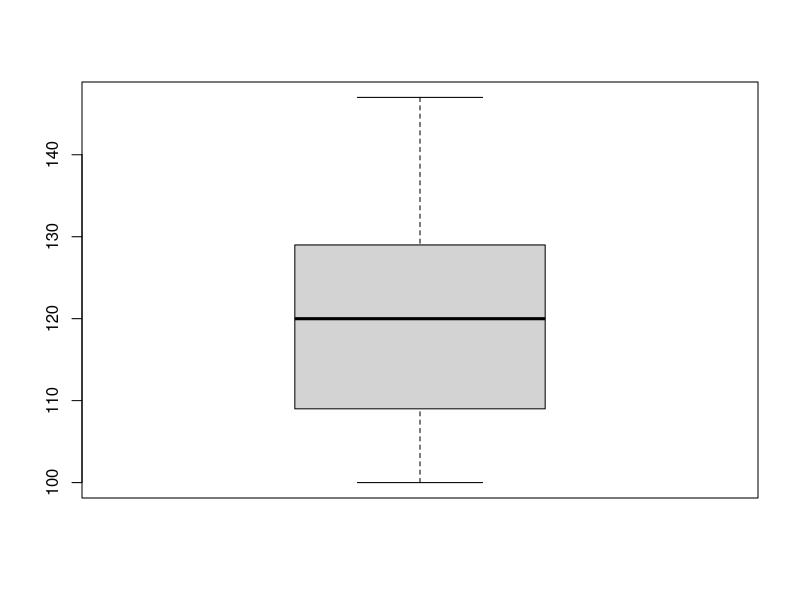
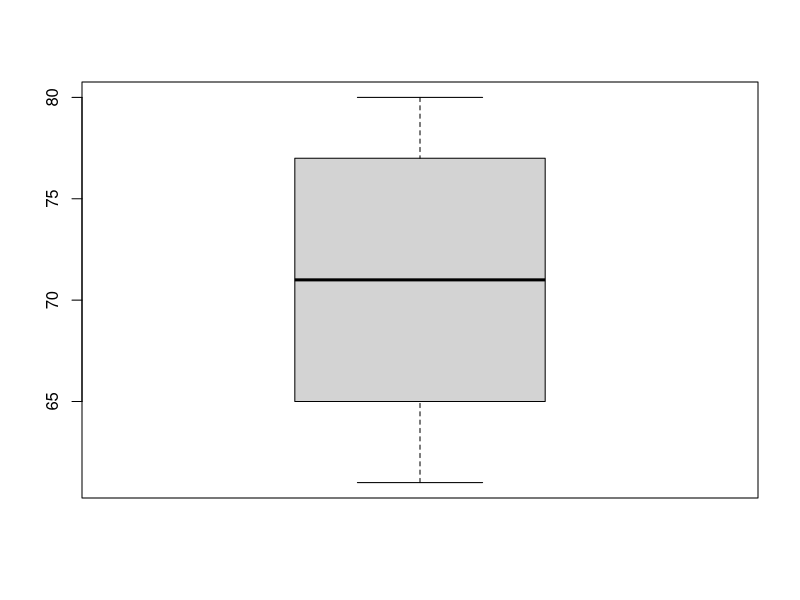
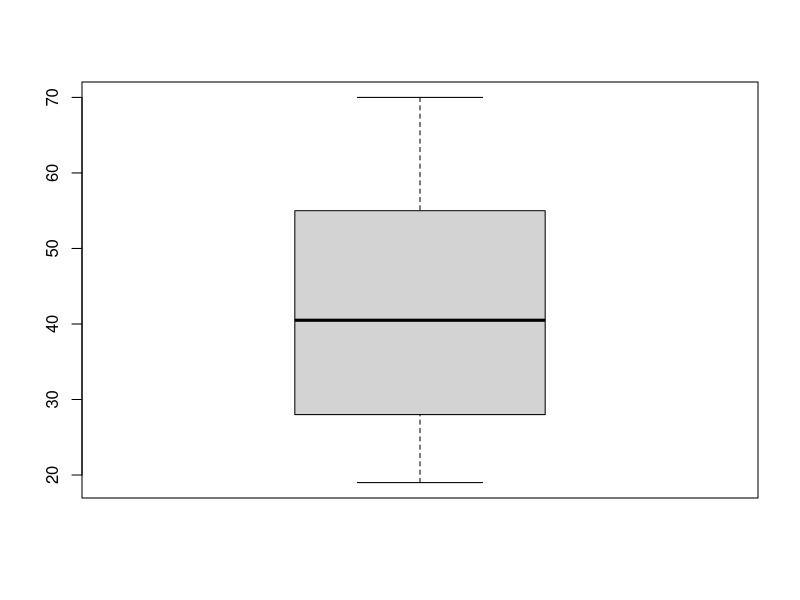
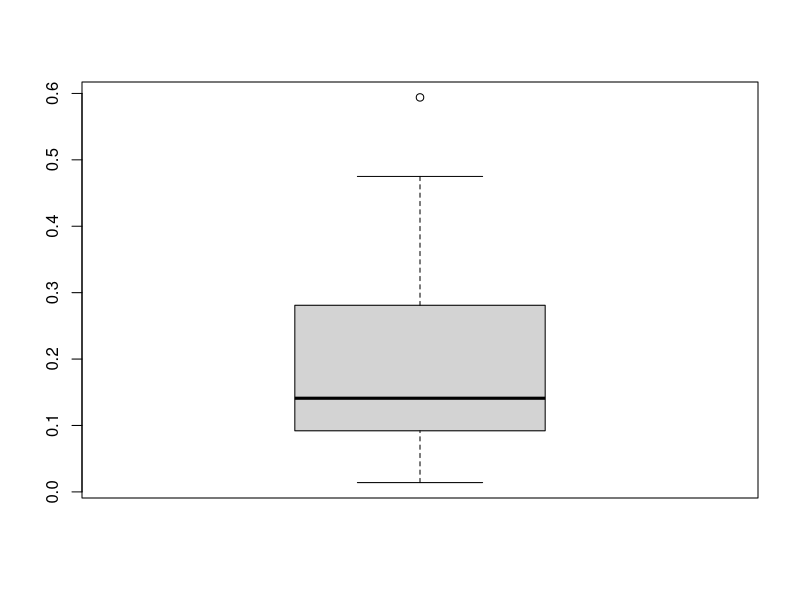
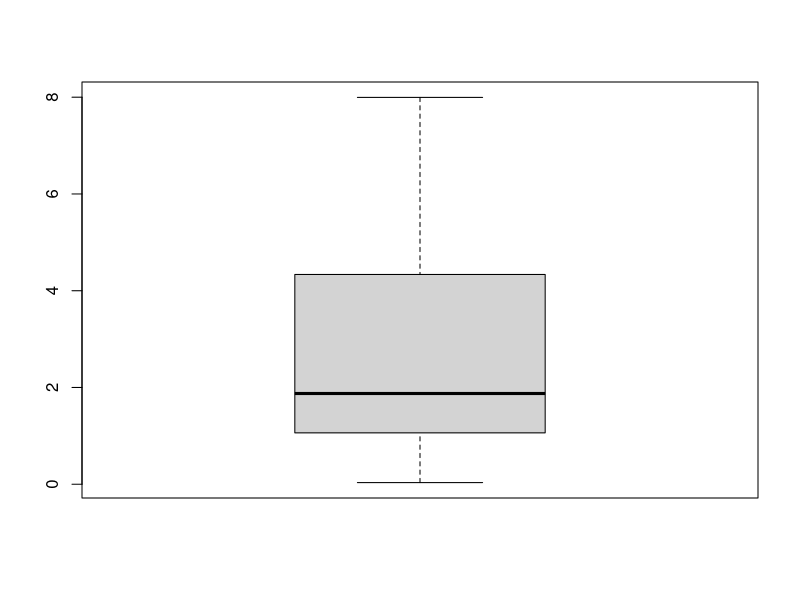
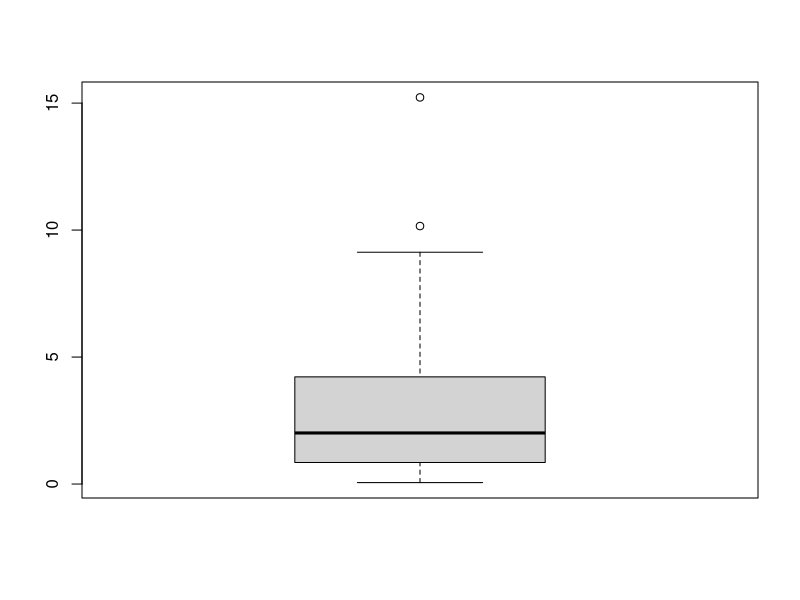
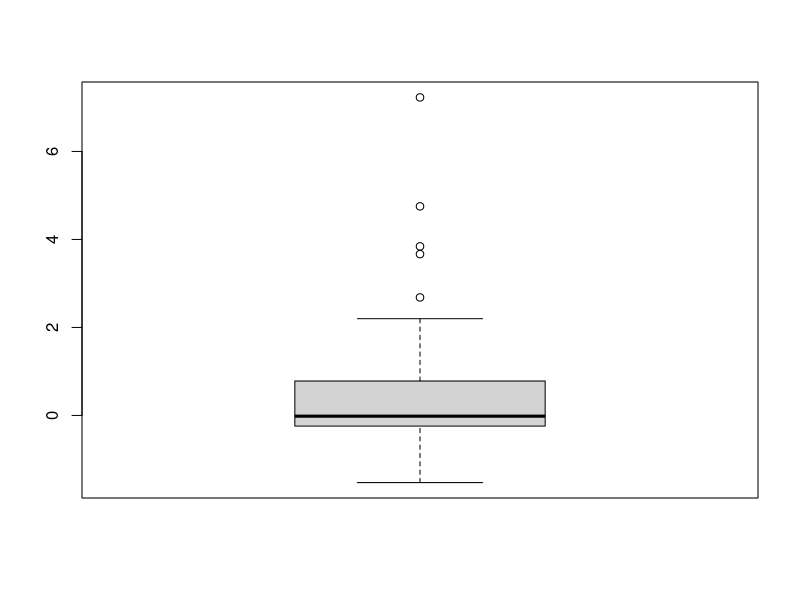
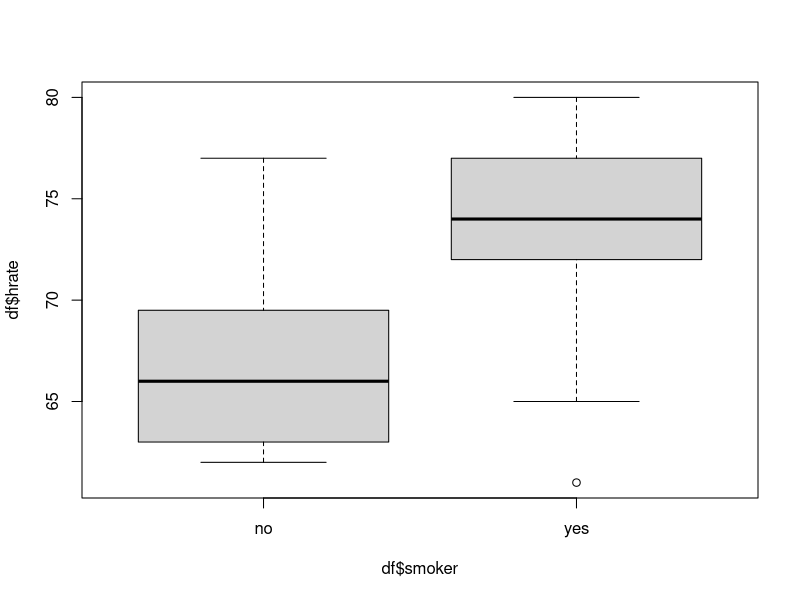

These charts were generated, in order, by the following R code: (Note: this script raises an error after producing the figures.)

### Paired and Unpaired t-tests


df <- read.csv("bloodwork.csv")
str(df)
head(df)




## One-sample T-tests   

boxplot(df$bpsyst)
t.test(df$bpsyst, alternative = "less", mu = 130) # is mean < 130 ?

boxplot(df$hrate)
t.test(df$hrate, alternative = "greater", mu = 70) # is mean > 70 ?

boxplot(df$age)
blah <- df$age  #could just put data into a vector
blah
t.test(blah, alternative = "greater", mu = 40) 




# One sample:  The Single-Sample Wilcoxon Test

boxplot(df$cellcount)
wilcox.test(df$cellcount, mu=0.1, alternative = "greater")
wilcox.test(df$cellcount, mu=0.25, alternative = "less")

boxplot(df$immuncount)
wilcox.test(df$immuncount, mu=1, alternative = "greater")
wilcox.test(df$immuncount, mu=3, alternative = "less")

boxplot(df$immuncount2)
wilcox.test(df$immuncount2, mu=1, alternative = "greater")
wilcox.test(df$immuncount2, mu=4, alternative = "less")




## e.g. is there a difference between immuncount & immuncount2 
# (will also do this with paired t-test later)

temp <- df$immuncount2 - df$immuncount
temp
boxplot(temp)
wilcox.test(temp, mu=0, alternative = "greater")




### Independent t-tests ----

boxplot(df$hrate ~ df$smoker)  # quick simple boxplot


t.test(df$hrate ~ df$smoker)

t.test(hrate ~ smoker, data=df) # alternative way of writing it

t.test(hrate ~ smoker, df) # same as above

t.test(df$hrate ~ df$smoker, var.equal=T)  #the default is actually for variances not to be equal
#unequal variances assumed is the Welch's correction


t.test(df$hrate ~ df$smoker, var.equal=T, alternative="less")
t.test(df$hrate ~ df$smoker, var.equal=T, alternative="greater")

# Calculate effect sizes
ttest1 <- t.test(hrate ~ smoker, data=df, var.equal=T) 
t <- ttest1$statistic[[1]]  #[1] -3.811362
df <- ttest1$parameter[[1]] #[1] 28
r <- sqrt(t^2 / (t^2 + df)) #[1] 0.5844542


# another way of doing it

split(df$hrate, df$smoker)  #split variable by factor

#$no
#[1] 63 65 66 67 71 62 68 63 63 66 68 77 73 62 71

#$yes
#[1] 73 80 74 80 70 77 73 77 71 61 77 74 65 77 80


split(df$hrate, df$smoker)$yes
split(df$hrate, df$smoker)$no

split(df$hrate, df$smoker)[1]
split(df$hrate, df$smoker)[2]

split(df$hrate, df$smoker)[[1]]
split(df$hrate, df$smoker)[[2]]

# see the difference between the above 3?   
# try putting str() around each to see what's different?


a <- split(df$hrate, df$smoker)[1]
b <- split(df$hrate, df$smoker)[2]
t.test(a,b,alternative="two.sided", var.equal=TRUE) # why doesn't it work?


a <- split(df$hrate, df$smoker)[[1]]
b <- split(df$hrate, df$smoker)[[2]]
t.test(a,b,alternative="two.sided", var.equal=TRUE) # why does it work ?


t.test(split(df$hrate, df$smoker)[[1]],
       split(df$hrate, df$smoker)[[2]],
       alternative="two.sided", var.equal=TRUE) # why does it work ?


a
b

t.test(a,b,alternative="two.sided", var.equal=TRUE)
t.test(a,b,alternative="less", var.equal=TRUE)

t.test(a,b,alternative="two.sided")   #default uses Welch's correction for unequal variances - look at dfs
t.test(a,b,alternative="less")





## non-parametric tests - Wilcox test / Kruskal-Wallis

# independent 2-group Mann-Whitney U Test - also called Wilcoxin-Mann-Whitney Test


shapiro.test(df$immuncount) #not normal over all observations
by(df$immuncount, df$sex, shapiro.test) #normal between groups
boxplot(df$immuncount~df$sex)


by(df$immuncount2, df$sex, shapiro.test) #not normal in each group
boxplot(df$immuncount2~df$sex)

wilcox.test(df$immuncount2~df$sex) 
wilcox.test(immuncount2~sex, df) 


wilcox.test(immuncount2~sex, df, alternative=c("two.sided")) #default 
wilcox.test(immuncount2~sex, df, alternative=c("less")) 
wilcox.test(immuncount2~sex, df, alternative=c("greater")) 


# Kruskal Wallis Test One Way Anova by Ranks 
boxplot(immuncount2~state, df)
kruskal.test(immuncount2~state, df) 






#### Doing multiple tests #####


### quicker way of doing multiple t-tests across columns, 
### e.g. for hrate, bpsyst, cellcount, immuncount, immuncount2

head(df)
df[,7:11]

#can use lapply to run multiple t-tests at once (if this is desirable and ok to do)
lapply(df[,7:11], function(x) t.test(x ~ df$smoker, var.equal = TRUE))  

lapply(df[,c("age", "hrate", "immuncount2")], 
       function(x) t.test(x ~ df$smoker, var.equal = TRUE)) # can name columns

mycolumns <- c("age", "immuncount", "cellcount", "hrate")
lapply(df[,mycolumns], function(x) t.test(x ~ df$smoker, var.equal = TRUE)) # can do it like this if easier 



### doing multiple normality tests (e.g. Wilks-Shapiro)

head(df)
df[,7:11]
apply(df[,7:11], 2, shapiro.test) #apply shapiro.test across columns 7-11 of df.



### doing multiple non-parametric tests

lapply(df[,7:11], function(x) wilcox.test(x ~ df$smoker)) #will get warnings about ties - it's ok

## Multiple Kruskal-Wallis tests 
lapply(df[,7:11], function(x) kruskal.test(x ~ df$sex))
lapply(df[,7:11], function(x) kruskal.test(x ~ df$state))




#### doing multiple pairwise t-tests #### ----


## when have more than 2 levels of a factor
boxplot(immuncount ~ state, data=df)
pairwise.t.test(df$immuncount,df$state , p.adjust.method="holm")





#### Paired t-test ####

df$immuncount2 - df$immuncount

hist(df$immuncount2 - df$immuncount, breaks=10)
abline(v=0, col="red", lwd=2)

df %>% gather(immunetime,value,10:11) %>%
ggplot(aes(x=immunetime, y=value, group=ids)) +
         geom_point() + geom_line()

t.test(df$immuncount, df$immuncount2, alternative=c("two.sided"), paired=TRUE)

# dependent 2-group Wilcoxon Signed Rank Test 
wilcox.test(df$immuncount, df$immuncount2, paired=TRUE) # where y1 and y2 are numeric





